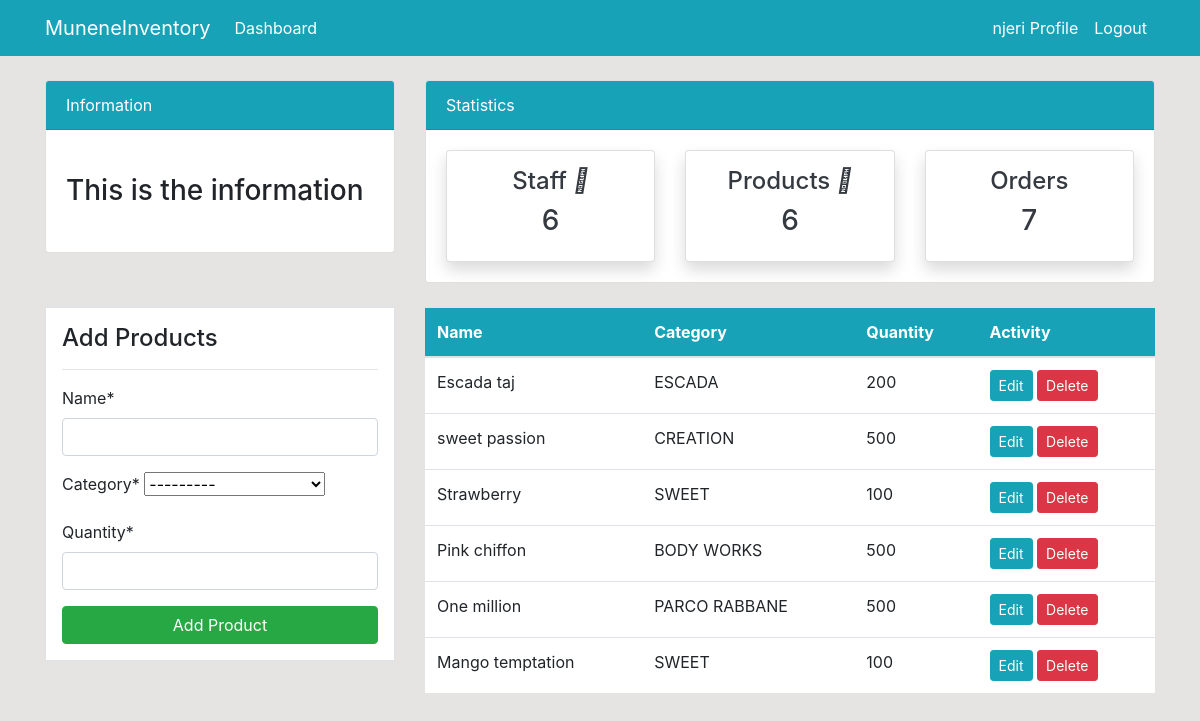
Page /product/ (signed in) on the committed database.
### dashboard/models.py (models this page shows, shortened)
class Product(models.Model):
    name = models.CharField(max_length=100, null=True)
    category = models.CharField(max_length=50, choices=CATEGORY, null=True)
    quantity = models.PositiveIntegerField(null=True)
    class Meta:
        verbose_name_plural = 'Product'

### dashboard/views.py (the view)
# urls.py: path('product/', views.product, name= 'dashboard-product'),
@login_required
def product(request):
    items = Product.objects.all()
    product_count = items.count()
    workers_count = User.objects.all().count()
    orders_count = Order.objects.all().count()
    if request.method == 'POST':
        form = ProductForm(request.POST)
        if form.is_valid():
            form.save()
            product_name = form.cleaned_data.get('name')
            messages.success(request, f'{product_name} has been added')
            return redirect('dashboard-product')
    else:
        form = ProductForm()
    context = {
        'items': items,
        'form': form,
        'workers_count': workers_count,
        'orders_count': orders_count,
        'product_count': product_count,
    }
    return render(request, 'dashboard/product.html', context)

### dashboard/forms.py
class ProductForm(forms.ModelForm):
    class Meta:
        model = Product
        fields = ['name', 'category', 'quantity',]

### templates/dashboard/product.html (shortened to what this page needs)
{% extends 'partials/base.html' %}
{% load crispy_forms_tags %}
{% block content %}
{% include 'partials/topnav.html' %}
<div class="container">
    <div class="row my-4">
        <div class="col-md-4">
            <div class="border bg-white p-3">
                <h4>Add Products</h4>
                <hr>
                <form method="POST">
                    {{ form|crispy }}
                    <input class="btn btn-success btn-block" type="submit" value="Add Product">
                </form>
            </div>
        </div>
        <div class="col-md-8">
            <table class="table bg-white">
                <thead class="bg-info">
                <tr class="text-white">
                    <th scope="col">Name</th>
                    <th scope="col">Category</th>
                    <th scope="col">Quantity</th>
                    <th scope="col">Activity</th>
                </tr>
                </thead>
                <tbody>
                    {% for item in items %}
                    <tr>
                        <td>{{ item.name }}</td>
                        <td>{{ item.category }}</td>
                        <td>{{ item.quantity }}</td>
                        <td>
                            <a class="btn btn-info btn-sm" href="{% url 'dashboard-product-update' item.id %}">Edit</a>
                            <a class="btn btn-danger btn-sm" href="{% url 'dashboard-product-delete' item.id %}">Delete</a>
                        </td>
                    </tr>
                    {% endfor %}
                </tbody>
            </table>
        </div>
    </div>
</div>
{% endblock %}

### templates/partials/base.html (shortened to what this page needs)
{% load static %}
<!doctype html>
<html lang="en">
<head>
    <link rel="stylesheet" href="https://cdn.jsdelivr.net/npm/bootstrap@4.6.2/dist/css/bootstrap.min.css">
    <link rel="stylesheet" href="https://use.fontawesome.com/releases/v5.15.2/css/all.css"
>
    <link rel="stylesheet" href="{% static '/style.css' %}">
</head>
<body>
    {% include 'partials/nav.html' %}
    {% block content %}
    {% endblock %}
</body>
</html>

### templates/partials/nav.html (shortened to what this page needs)
<nav class="navbar navbar-expand-lg navbar-info bg-info">
    {% if user.is_authenticated %}
    <div class="container">
        <a class="navbar-brand text-white" href="{% url 'dashboard-index' %}">MuneneInventory</a>
        <div class="collapse navbar-collapse" id="navbarSupportedContent">
            <ul class="navbar-nav mr-auto">
                <li class="nav-item active">
                    <a class="nav-link text-white" href="{% url 'dashboard-index' %}">Dashboard <span class="sr-only">(current)</span></a>
                </li>
            </ul>
            <ul class="navbar-nav ml-auto">
                <li class="nav-item active">
                    <a class="nav-link text-white" href="{% url 'user-profile' %}">{{ user.username }} Profile </a>
                </li>
                <li class="nav-item">
                    <a class="nav-link text-white" href="{% url 'user-logout' %}">Logout</a>
                </li>
            </ul>
            {% endif %}
        </div>
    </div>
</nav>

### templates/partials/topnav.html (shortened to what this page needs)
<div class="container">
    <div class="row mt-4">
        <div class="col-md-4">
            <div class="card">
                <div class="card-header bg-info text-white">
                    Information
                </div>
                <div class="card-body">
                    <marquee behavior="" direction="">
                        <h3 class="my-4">This is the information</h3>
                    </marquee>
                </div>
            </div>
        </div>
        <div class="col-md-8">
            <div class="card">
                <div class="card-header bg-info text-white">
                    Statistics
                </div>
                <div class="card-body">
                    <div class="row">
                        <div class="col-md-4">
                            <a class="text-decoration-none text-dark" href="{% url 'dashboard-staff' %}">
                                <div class="card my-card shadow text-center p-3">
                                    <h4>Staff <i class="fa-solid fa-users"></i></h4>
                                    <h3>{{ workers_count }}</h3>
                                </div>
                            </a>
                        </div>
                        <div class="col-md-4">
                            <a class="text-decoration-none text-dark" href="{% url 'dashboard-product' %}">
                                <div class="card my-card shadow text-center p-3">
                                    <h4>Products <i class="fa-solid fa-box"></i></h4>
                                    <h3>{{ product_count }}</h3>
                                </div>
                            </a>
                        </div>
                        <div class="col-md-4">
                            <a class="text-decoration-none text-dark" href="{% url 'dashboard-order' %}">
                                <div class="card my-card shadow text-center p-3">
                                    <h4>Orders </h4>
                                    <h3>{{ orders_count }}</h3>
                                </div>
                            </a>
                        </div>
                    </div>
                </div>
            </div>
        </div>
    </div>
</div>

### templates/bootstrap5/uni_form.html (shortened to what this page needs)
{% load crispy_forms_utils %}
{% specialspaceless %}
    {% for field in form %}
        {% include field_template %}
    {% endfor %}
{% endspecialspaceless %}

### templates/bootstrap5/field.html (shortened to what this page needs)
{% load crispy_forms_field %}
{% if field.is_hidden %}
    {{ field }}
{% else %}
    <{% if tag %}{{ tag }}{% else %}div{% endif %} id="div_{{ field.auto_id }}" class="mb-3">
        {% if field.label and not field|is_checkbox and form_show_labels %}
            <label {% if field.id_for_label and not field|is_radioselect %}for="{{ field.id_for_label }}"{% endif %} class="{% if 'form-horizontal' in form_class %}col-form-label{% else %}form-label{% endif %}{% if label_class %} {{ label_class }}{% endif %}{% if field.field.required %} requiredField{% endif %}">
                {{ field.label }}{% if field.field.required %}<span class="asteriskField">*</span>{% endif %}
            </label>
        {% endif %}
        {% if not field|is_checkboxselectmultiple and not field|is_radioselect %}
            {% if field|is_checkbox and form_show_labels %}
                    {% if field.errors %}
                        {% crispy_field field 'class' 'form-check-input is-invalid' %}
                    {% else %}
                        {% crispy_field field 'class' 'form-check-input' %}
                    {% endif %}
                <label for="{{ field.id_for_label }}" class="form-check-label{% if field.field.required %} requiredField{% endif %}">
                    {{ field.label }}{% if field.field.required %}<span class="asteriskField">*</span>{% endif %}
                </label>
                {% include 'bootstrap5/layout/help_text_and_errors.html' %}
            {% else %}
                    {% if field|is_file %}
                        {% include 'bootstrap5/layout/field_file.html' %}
                    {% elif field|is_select %}
                        {% if field.errors %}
                            {% crispy_field field 'class' 'form-select is-invalid' %}
                        {% else %}
                            {% crispy_field field 'class' 'form-select' %}
                        {% endif %}
                    {% elif field|is_checkbox %}
                        {% if field.errors %}
                            {% crispy_field field 'class' 'form-check-input is-invalid' %}
                        {% else %}
                            {% crispy_field field 'class' 'form-check-input' %}
                        {% endif %}
                    {% elif field.errors %}
                        {% crispy_field field 'class' 'form-control is-invalid' %}
                    {% else %}
                        {% crispy_field field 'class' 'form-control' %}
                    {% endif %}
            {% endif %}
        {% endif %}
    </{% if tag %}{{ tag }}{% else %}div{% endif %}>
{% endif %}

### static/style.css (style rules this page uses)
body { background: rgb(230, 227, 227); }

### rows in the picture
Product: name "Escada taj", category "ESCADA", quantity "200"
Product: name "sweet passion", category "CREATION", quantity "500"
Product: name "Strawberry", category "SWEET", quantity "100"
Product: name "Pink chiffon", category "BODY WORKS", quantity "500"
Product: name "One million", category "PARCO RABBANE", quantity "500"
Product: name "Mango temptation", category "SWEET", quantity "100"

### other values in the picture
{{ user.username }} "njeri"
{{ workers_count }} "6"
{{ product_count }} "6"
{{ orders_count }} "7"
{{ field.label }} "Name" "Category" "Quantity"
